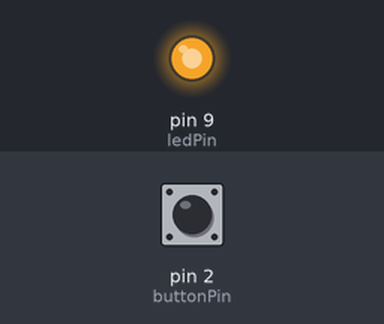
A sketch run on a simulated Arduino Uno, built with avr-gcc and run on an emulated ATmega328P. Shown: output pins drawn as LEDs (lit = HIGH). Inputs (shaded band) come from the test bench; at power-on: pin 2 (buttonPin) LOW.

Above: at 1.2 s.
1.3 s: pin 2 (buttonPin) pulled HIGH for 3.2 s
At 2.0 s:
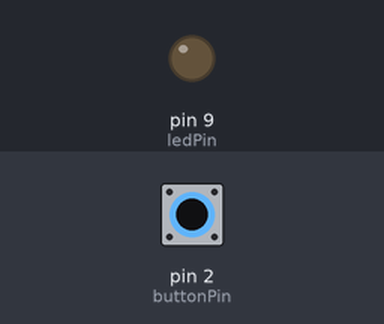
6.9 s: pin 2 (buttonPin) pulled HIGH for 0.15 s
9.9 s: pin 2 (buttonPin) pulled HIGH for 1 s
Timing chart, 0 to 19.0 s (numbered marks = the images above; inputs shaded):
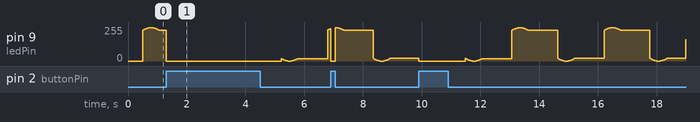

The sketch:

Pushbutton_Sin_Flash.ino
```cpp
int ledPin = 9;
int buttonPin = 2;
int val = 0;

void setup() {
  pinMode(ledPin, OUTPUT);
  pinMode(buttonPin, INPUT);
}

void loop() {
  float time = millis();
  val = digitalRead(buttonPin);
  if (val == HIGH) {
  digitalWrite(ledPin, LOW);
  }
  else {
  analogWrite(ledPin, (250/2)*(sin(time/500)+1));
  }
}
```
